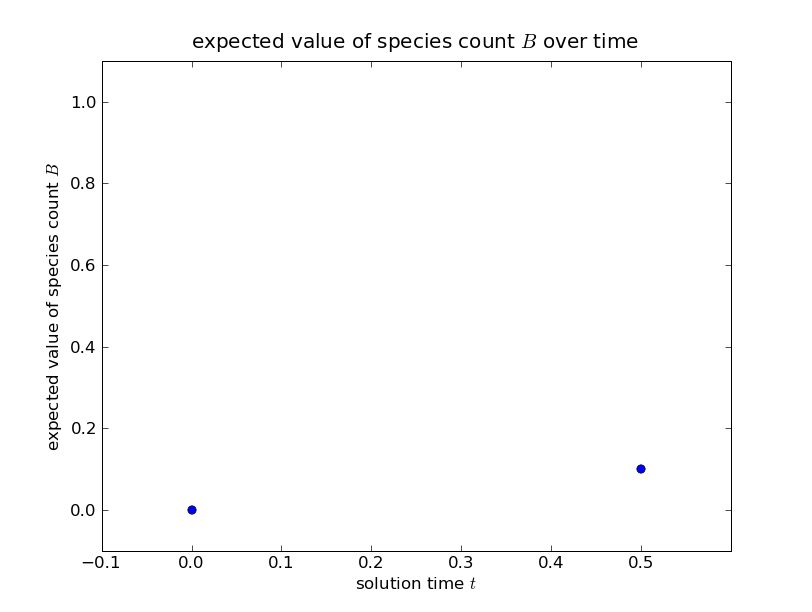

Python code for this plot:
"""
example of basic recorder usage
"""


def main():
    """
    plot example graph of species count expected value over time
    """
    from cmepy import recorder
    
    # create recorder, adding target random variable
    # for species counts of A and B
    r = recorder.create(
        (['A', 'B'], [lambda *x : x[0], lambda *x : x[1]])
    )
    
    # write some solution data to the recorder
    r.write(0, {(1, 0) : 1.0})
    r.write(0.5, {(1, 0) : 0.9, (0, 1) : 0.1})
    
    # get measurements for species counts of B
    measurement = r['B']
    
    import pylab
    
    # plot expected value of species counts of B over time
    pylab.plot(measurement.times, measurement.expected_value, 'o')
    
    
    pylab.xlim(-0.1, 0.6)
    pylab.xlabel('solution time $t$')
    pylab.ylim(-0.1, 1.1)
    pylab.ylabel('expected value of species count $B$')
    pylab.title('expected value of species count $B$ over time')
    pylab.show()

if __name__ == '__main__':
    main()
